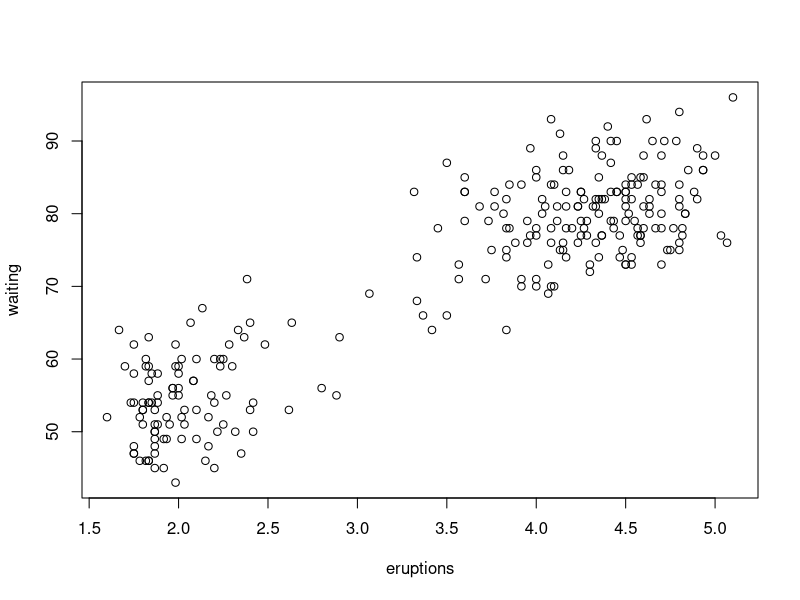
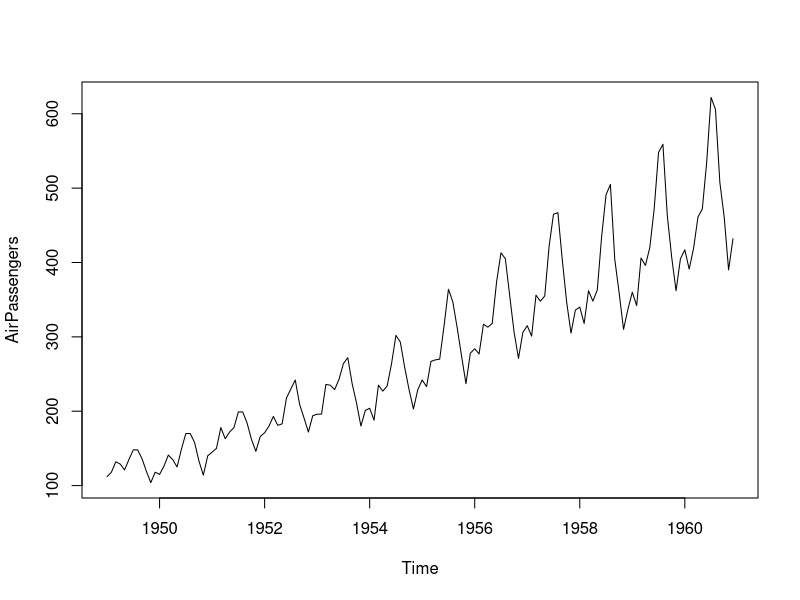
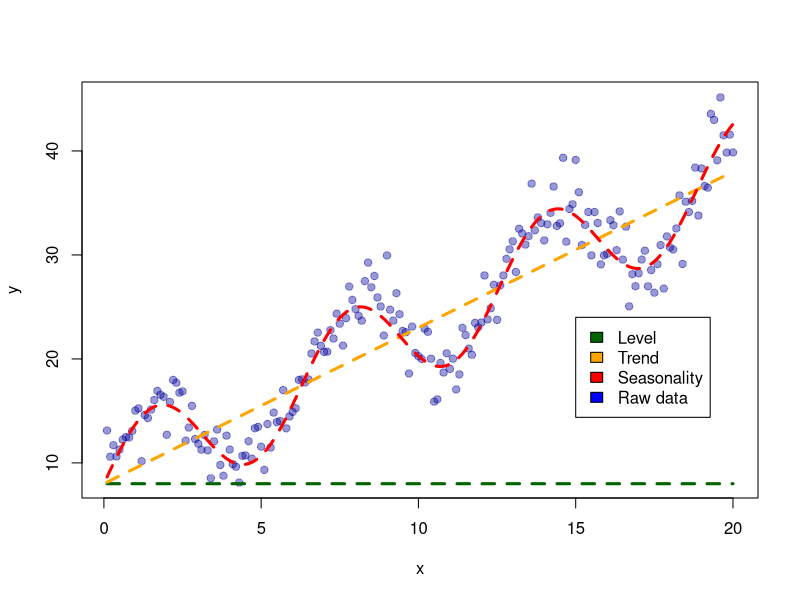
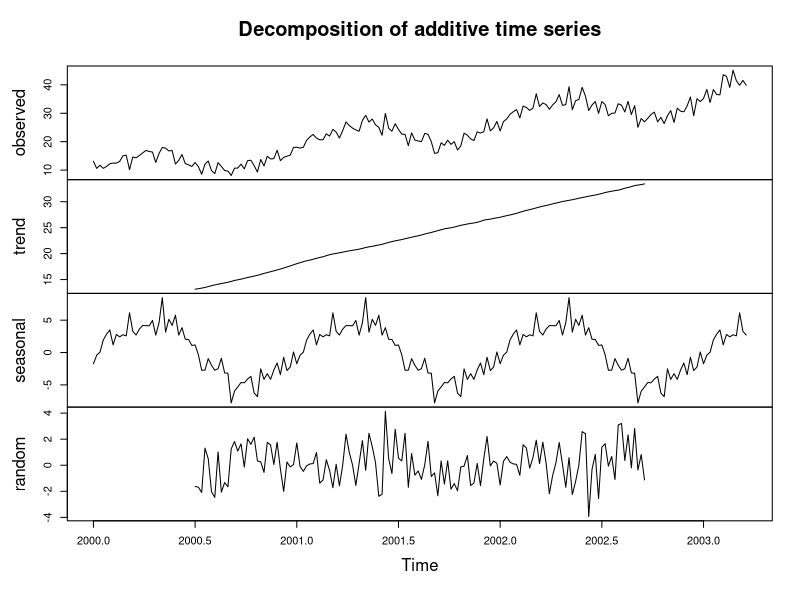
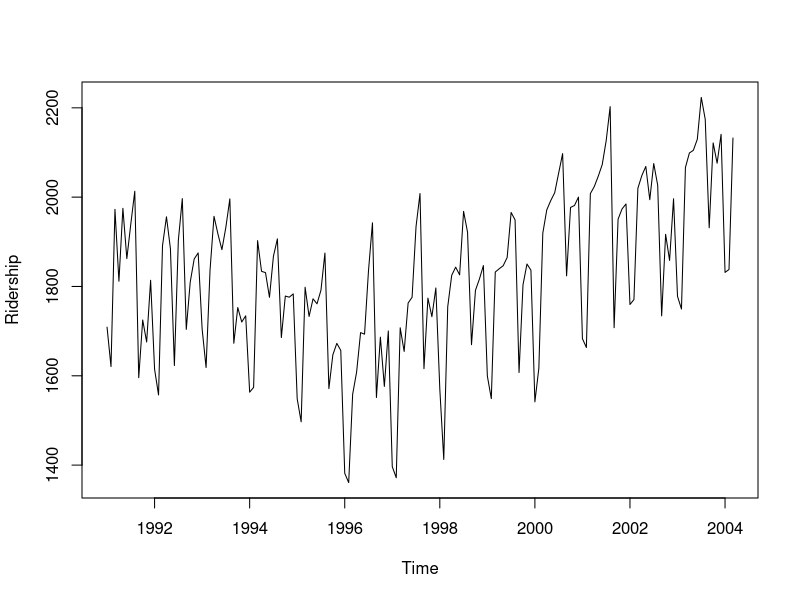
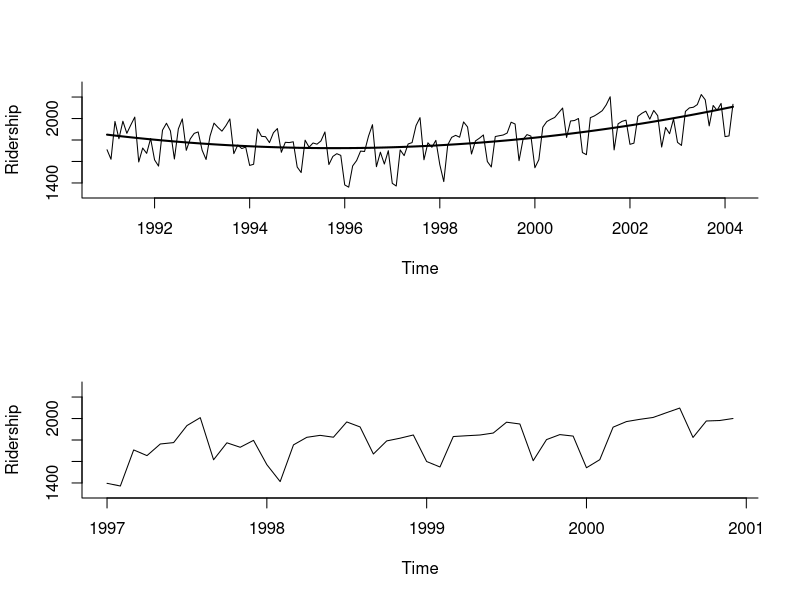
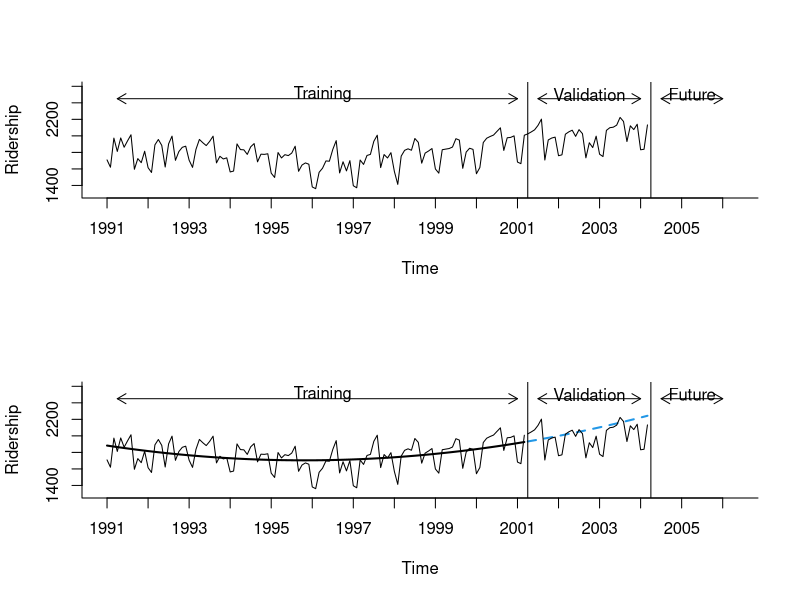
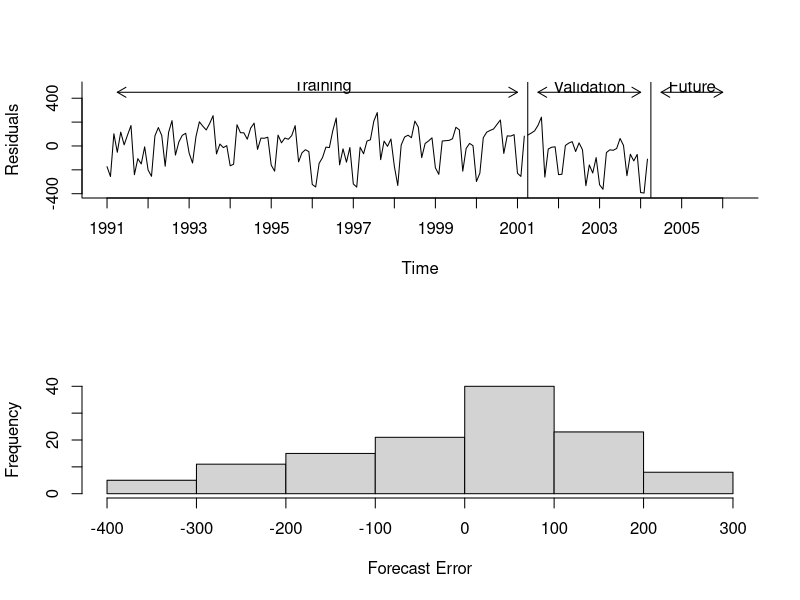

The R source for these figures, in order:
## ---- chunk 1
plot(faithful)
plot(AirPassengers)

## ---- chunk 2
x = c(1:200)/10
y = 1.5*x + 8 + 5*sin(x)+rnorm(200,0,2)
plot(x,y,pch=19,col="#00009966")
lines(x,0*x +8,lwd=3,col="darkgreen",lty=2)
lines(x,1.5*x+8,lwd=3,col="orange",lty=2)
lines(x,1.5*x+8+5*sin(x),lwd=3,col="red",lty=2)
legend(15,24,c("Level","Trend","Seasonality","Raw data"),fill=c("darkgreen","orange","red","blue"))

ts = ts(y,start=c(2000,1),frequency=62)

## ---- chunk 3
plot(decompose(ts))
## ---- chunk 4
Amtrak.data <- read.csv("Amtrak.csv")
ridership.ts <- ts(Amtrak.data$Ridership,start=c(1991,1),end=c(2004,3),freq=12)

plot(ridership.ts,  xlab="Time", ylab="Ridership")

## ---- chunk 5

library(forecast)

Amtrak.data <- read.csv("Amtrak.csv")
ridership.ts <- ts(Amtrak.data$Ridership, start = c(1991,1), end = c(2004, 3), freq = 12)
ridership.lm <- tslm(ridership.ts ~ trend + I(trend^2))

# Figure 2-4

par(mfrow = c(2, 1))
plot(ridership.ts, xlab = "Time", ylab = "Ridership", ylim = c(1300, 2300), bty = "l")
lines(ridership.lm$fitted, lwd = 2)
ridership.ts.zoom <- window(ridership.ts, start = c(1997, 1), end = c(2000, 12))
plot(ridership.ts.zoom, xlab = "Time", ylab = "Ridership", ylim = c(1300, 2300), bty = "l")
## ---- chunk 6
library(forecast)

Amtrak.data <- read.csv("Amtrak.csv")
ridership.ts <- ts(Amtrak.data$Ridership, start = c(1991, 1), end = c(2004, 3), freq = 12)

# Figure 3-1
plot(ridership.ts, ylim = c(1300, 2600),  ylab = "Ridership", xlab = "Time", bty = "l", xaxt = "n", xlim = c(1991,2006.25))
axis(1, at = seq(1991, 2006, 1), labels = format(seq(1991, 2006, 1), digits = 2))
lines(c(2004.25 - 3 , 2004.25 - 3), c(0, 3500))
lines(c(2004.25, 2004.25), c(0, 3500))
text(1996.25, 2500, "Training")
text(2002.75, 2500, "Validation")
text(2005.25, 2500, "Future")
arrows(2004 - 3,2450,1991.25,2450,code=3,length=0.1,lwd=1,angle=30)
arrows(2004.5 - 3,2450,2004,2450,code=3,length=0.1,lwd=1,angle=30)
arrows(2004.5,2450,2006,2450,code=3,length=0.1,lwd=1,angle=30)
## ---- chunk 7

library(forecast)
Amtrak.data <- read.csv("Amtrak.csv")
ridership.ts <- ts(Amtrak.data$Ridership, start = c(1991, 1), end = c(2004, 3), freq = 12)

stepsAhead <- 36
nTrain <- length(ridership.ts) - stepsAhead
train.ts <- window(ridership.ts, start = c(1991, 1), end = c(1991, nTrain))
valid.ts <- window(ridership.ts, start = c(1991, nTrain + 1), end = c(1991, nTrain + stepsAhead))
ridership.lm <-  tslm(train.ts ~ trend + I(trend^2))
ridership.lm.pred <- forecast(ridership.lm, h = stepsAhead, level = 0)

# Figure 3-2
plot(ridership.lm.pred, ylim = c(1300, 2600),  ylab = "Ridership", xlab = "Time", bty = "l", xaxt = "n", xlim = c(1991,2006.25), main = "", flty = 2)
axis(1, at = seq(1991, 2006, 1), labels = format(seq(1991, 2006, 1))) 
lines(ridership.lm$fitted, lwd = 2)
lines(valid.ts)
lines(c(2004.25 - 3, 2004.25 - 3), c(0, 3500)) 
lines(c(2004.25, 2004.25), c(0, 3500))
text(1996.25, 2500, "Training")
text(2002.75, 2500, "Validation")
text(2005.25, 2500, "Future")
arrows(2004 - 3, 2450, 1991.25, 2450, code = 3, length = 0.1, lwd = 1,angle = 30)
arrows(2004.5 - 3, 2450, 2004, 2450, code = 3, length = 0.1, lwd = 1,angle = 30)
arrows(2004.5, 2450, 2006, 2450, code = 3, length = 0.1, lwd = 1, angle = 30)

## ---- chunk 8

library(forecast)

Amtrak.data <- read.csv("Amtrak.csv")
ridership.ts <- ts(Amtrak.data$Ridership, start = c(1991, 1), end = c(2004, 3), freq = 12)

stepsAhead <- 36
nTrain <- length(ridership.ts) - stepsAhead
train.ts <- window(ridership.ts, start = c(1991, 1), end = c(1991, nTrain))
valid.ts <- window(ridership.ts, start = c(1991, nTrain + 1), end = c(1991, nTrain + stepsAhead))
ridership.lm <-  tslm(train.ts ~ trend + I(trend^2))
ridership.lm.pred <- forecast(ridership.lm, h = stepsAhead, level = 0)

# Figure 3-3
plot(ridership.lm.pred$residuals, ylim = c(-400, 500),  ylab = "Residuals", xlab = "Time", bty = "l", xaxt = "n", xlim = c(1991,2006.25), main = "")
axis(1, at = seq(1991, 2006, 1), labels = format(seq(1991, 2006, 1)))
lines(valid.ts - ridership.lm.pred$mean, lwd = 1)
lines(c(2004.25 - 3, 2004.25 - 3), c(-500, 3500))
lines(c(2004.25, 2004.25), c(-500, 3500))
text(1996.25, 500, "Training")
text(2002.75, 500, "Validation")
text(2005.25, 500, "Future")
arrows(2004 - 3, 450, 1991.25, 450, code = 3, length = 0.1, lwd = 1,angle = 30)
arrows(2004.5 - 3, 450, 2004, 450, code = 3, length = 0.1, lwd = 1,angle = 30)
arrows(2004.5, 450, 2006, 450, code = 3, length = 0.1, lwd = 1, angle = 30)
## ---- chunk 9

library(forecast)

Amtrak.data <- read.csv("Amtrak.csv")
ridership.ts <- ts(Amtrak.data$Ridership, start = c(1991, 1), end = c(2004, 3), freq = 12)

stepsAhead <- 36
nTrain <- length(ridership.ts) - stepsAhead
train.ts <- window(ridership.ts, start = c(1991, 1), end = c(1991, nTrain))
valid.ts <- window(ridership.ts, start = c(1991, nTrain + 1), end = c(1991, nTrain + stepsAhead))
ridership.lm <-  tslm(train.ts ~ trend + I(trend^2))
ridership.lm.pred <- forecast(ridership.lm, h = stepsAhead, level = 0)
names(ridership.lm.pred)

# Figure 3-4
hist(ridership.lm.pred$residuals,  ylab = "Frequency", xlab = "Forecast Error", bty = "l", main = "")
## ---- chunk 10

library(forecast)

Amtrak.data <- read.csv("Amtrak.csv")
ridership.ts <- ts(Amtrak.data$Ridership, start = c(1991, 1), end = c(2004, 3), freq = 12)

nValid <- 36
nTrain <- length(ridership.ts) - nValid
train.ts <- window(ridership.ts, start = c(1991, 1), end = c(1991, nTrain))
valid.ts <- window(ridership.ts, start = c(1991, nTrain + 1), end = c(1991, nTrain + nValid))
ridership.lm <-  tslm(train.ts ~ trend + I(trend^2))
ridership.lm.pred <- forecast(ridership.lm, h = nValid, level = 95)

# Figure 3-5
plot(ridership.lm.pred, ylim = c(1300, 2600),  ylab = "Ridership", xlab = "Time", bty = "l", xaxt = "n", xlim = c(1991,2006.25), main = "", flty = 2)
axis(1, at = seq(1991, 2006, 1), labels = format(seq(1991, 2006, 1)))
lines(ridership.lm$fitted, lwd = 2)
lines(valid.ts)
lines(c(2004.25 - 3, 2004.25 - 3), c(0, 3500)) 
lines(c(2004.25, 2004.25), c(0, 3500))
text(1996.25, 2500, "Training")
text(2002.75, 2500, "Validation")
text(2005.25, 2500, "Future")
arrows(2004 - 3, 2450, 1991.25, 2450, code = 3, length = 0.1, lwd = 1,angle = 30)
arrows(2004.5 - 3, 2450, 2004, 2450, code = 3, length = 0.1, lwd = 1,angle = 30)
arrows(2004.5, 2450, 2006, 2450, code = 3, length = 0.1, lwd = 1, angle = 30)
## ---- chunk 11
library(forecast)

Amtrak.data <- read.csv("Amtrak.csv")
ridership.ts <- ts(Amtrak.data$Ridership, start = c(1991, 1), end = c(2004, 3), freq = 12)

stepsAhead <- 36
nTrain <- length(ridership.ts) - stepsAhead
train.ts <- window(ridership.ts, start = c(1991, 1), end = c(1991, nTrain))
valid.ts <- window(ridership.ts, start = c(1991, nTrain + 1), end = c(1991, nTrain + stepsAhead))
ridership.lm <-  tslm(train.ts ~ trend + I(trend^2))
ridership.lm.pred <- forecast(ridership.lm, h = stepsAhead, level = 0)
names(ridership.lm.pred)

# Figure 3-4
hist(ridership.lm.pred$residuals,  ylab = "Frequency", xlab = "Forecast Error", bty = "l", main = "")
## ---- chunk 12
library(forecast)

Amtrak.data <- read.csv("Amtrak.csv")
ridership.ts <- ts(Amtrak.data$Ridership, start = c(1991, 1), end = c(2004, 3), freq = 12)

nValid <- 36
nTrain <- length(ridership.ts) - nValid
train.ts <- window(ridership.ts, start = c(1991, 1), end = c(1991, nTrain))
valid.ts <- window(ridership.ts, start = c(1991, nTrain + 1), end = c(1991, nTrain + nValid))
ridership.lm <-  tslm(train.ts ~ trend + I(trend^2))
ridership.lm.pred <- forecast(ridership.lm, h = nValid, level = 95)

# Figure 3-5
plot(ridership.lm.pred, ylim = c(1300, 2600),  ylab = "Ridership", xlab = "Time", bty = "l", xaxt = "n", xlim = c(1991,2006.25), main = "", flty = 2)
axis(1, at = seq(1991, 2006, 1), labels = format(seq(1991, 2006, 1)))
lines(ridership.lm$fitted, lwd = 2)
lines(valid.ts)
lines(c(2004.25 - 3, 2004.25 - 3), c(0, 3500)) 
lines(c(2004.25, 2004.25), c(0, 3500))
text(1996.25, 2500, "Training")
text(2002.75, 2500, "Validation")
text(2005.25, 2500, "Future")
arrows(2004 - 3, 2450, 1991.25, 2450, code = 3, length = 0.1, lwd = 1,angle = 30)
arrows(2004.5 - 3, 2450, 2004, 2450, code = 3, length = 0.1, lwd = 1,angle = 30)
arrows(2004.5, 2450, 2006, 2450, code = 3, length = 0.1, lwd = 1, angle = 30)
## ---- chunk 13
library(forecast)

Amtrak.data <- read.csv("Amtrak.csv")
ridership.ts <- ts(Amtrak.data$Ridership, start = c(1991, 1), end = c(2004, 3), freq = 12)

fixed.nValid <- 36
fixed.nTrain <- length(ridership.ts) - fixed.nValid
train.ts <- window(ridership.ts, start = c(1991, 1), end = c(1991, fixed.nTrain))
valid.ts <- window(ridership.ts, start = c(1991, fixed.nTrain + 1), end = c(1991, fixed.nTrain + fixed.nValid))
naive.fixed <- naive(train.ts, h = fixed.nValid)
naive.roll <- ts(Amtrak.data$Ridership[fixed.nTrain:(fixed.nTrain + fixed.nValid - 1)], start = c(1991, fixed.nTrain + 1), end = c(1991, fixed.nTrain + fixed.nValid), freq = 12)

# Figure 3-6
plot(train.ts, ylim = c(1300, 2600),  ylab = "Ridership", xlab = "Time", bty = "l", xaxt = "n", xlim = c(1991,2006.25), main = "")
axis(1, at = seq(1991, 2006, 1), labels = format(seq(1991, 2006, 1)))
lines(naive.fixed$mean, lwd = 2, col = "cyan", lty = 2)
lines(naive.roll, lwd = 2, col = "blue", lty = 2)
lines(valid.ts)
lines(c(2004.25 - 3, 2004.25 - 3), c(0, 3500)) 
lines(c(2004.25, 2004.25), c(0, 3500))
text(1996.25, 2500, "Training")
text(2002.75, 2500, "Validation")
text(2005.25, 2500, "Future")
arrows(2004 - 3, 2450, 1991.25, 2450, code = 3, length = 0.1, lwd = 1,angle = 30)
arrows(2004.5 - 3, 2450, 2004, 2450, code = 3, length = 0.1, lwd = 1,angle = 30)
arrows(2004.5, 2450, 2006, 2450, code = 3, length = 0.1, lwd = 1, angle = 30)
## ---- chunk 14
library(forecast) 

tumblr.data <- read.csv("Tumblr.csv")
people.ts <- ts(tumblr.data$People.Worldwide) / 1000000

# Run three exponential smoothing models: AAN, MMN, and MMdN.
# MMN stands for Multiplicative error, Multiplicative trend, and No seasonality. MMdN stands for Multiplicative error, Multiplicative damped trend, and No seasonality.
people.ets.AAN <- ets(people.ts, model = "AAN")
people.ets.MMN <- ets(people.ts, model = "MMN", damped = FALSE)
people.ets.MMdN <- ets(people.ts, model = "MMN", damped = TRUE)

# Create their prediction "cones" for 115 months into the future (Jun 2013 to Dec 2022).
people.ets.AAN.pred <- forecast(people.ets.AAN, h = 115, level = c(0.2, 0.4, 0.6, 0.8))
people.ets.MMN.pred <- forecast(people.ets.MMN, h = 115, level = c(0.2, 0.4, 0.6, 0.8))
people.ets.MMdN.pred <- forecast(people.ets.MMdN, h = 115, level = c(0.2, 0.4, 0.6, 0.8))

# Compare the three models' "forecast cones" visually.

par(mfrow = c(1, 3)) # This command sets the plot window to show 1 row of 3 plots.
plot(people.ets.AAN.pred, xlab = "Month", ylab = "People (in millions)", ylim = c(0, 1000))
plot(people.ets.MMN.pred, xlab = "Month", ylab="People (in millions)", ylim = c(0, 1000))
plot(people.ets.MMdN.pred, xlab = "Month", ylab="People (in millions)", ylim = c(0, 1000))

# Examine the lower and upper limits of the MMN model's prediction cones.
people.ets.MMN.pred$lower 
## ---- chunk 15
library(forecast)
library(zoo)

Amtrak.data <- read.csv("Amtrak.csv")
ridership.ts <- ts(Amtrak.data$Ridership, start = c(1991, 1), end = c(2004, 3), freq = 12)

ma.trailing <- rollmean(ridership.ts, k = 12, align = "right")
ma.centered <- ma(ridership.ts, order = 12)

# Figure 5-2
plot(ridership.ts, ylim = c(1300, 2200),  ylab = "Ridership", xlab = "Time", bty = "l", xaxt = "n", 
     xlim = c(1991,2004.25), main = "")
axis(1, at = seq(1991, 2004.25, 1), labels = format(seq(1991, 2004.25, 1)))
lines(ma.centered, lwd = 2)
lines(ma.trailing, lwd = 2, lty = 2)
legend(1994,2200, c("Ridership","Centered Moving Average", "Trailing Moving Average"), lty=c(1,1,2), lwd=c(1,2,2), bty = "n")  
## ---- chunk 16
library(forecast)
library(zoo)

Amtrak.data <- read.csv("Amtrak.csv")
ridership.ts <- ts(Amtrak.data$Ridership, start = c(1991, 1), end = c(2004, 3), freq = 12)

nValid <- 36
nTrain <- length(ridership.ts) - nValid
train.ts <- window(ridership.ts, start = c(1991, 1), end = c(1991, nTrain))
valid.ts <- window(ridership.ts, start = c(1991, nTrain + 1), end = c(1991, nTrain + nValid))
ma.trailing <- rollmean(train.ts, k = 12, align = "right")
last.ma <- tail(ma.trailing, 1)
ma.trailing.pred <- ts(rep(last.ma, nValid), start = c(1991, nTrain + 1), end = c(1991, nTrain + nValid), freq = 12)

# Figure 5-3
plot(train.ts, ylim = c(1300, 2600),  ylab = "Ridership", xlab = "Time", bty = "l", xaxt = "n", xlim = c(1991,2006.25), main = "")
axis(1, at = seq(1991, 2006, 1), labels = format(seq(1991, 2006, 1)))
lines(ma.trailing, lwd = 2) 
lines(ma.trailing.pred, lwd = 2, col = "blue", lty = 2) 
lines(valid.ts)
lines(c(2004.25 - 3, 2004.25 - 3), c(0, 3500)) 
lines(c(2004.25, 2004.25), c(0, 3500))
text(1996.25, 2500, "Training")
text(2002.75, 2500, "Validation")
text(2005.25, 2500, "Future")
arrows(2004 - 3, 2450, 1991.25, 2450, code = 3, length = 0.1, lwd = 1,angle = 30)
arrows(2004.5 - 3, 2450, 2004, 2450, code = 3, length = 0.1, lwd = 1,angle = 30)
arrows(2004.5, 2450, 2006, 2450, code = 3, length = 0.1, lwd = 1, angle = 30)
## ---- chunk 17

library(forecast)
library(zoo)

Amtrak.data <- read.csv("Amtrak.csv")
ridership.ts <- ts(Amtrak.data$Ridership, start = c(1991, 1), end = c(2004, 3), freq = 12)

# Figure 5-4
par(mfrow = c(2,2))
plot(ridership.ts, ylab = "Ridership", xlab = "Time", bty = "l", xlim = c(1991,2004.25), main = "Ridership")
plot(diff(ridership.ts, lag = 12), ylab = "Lag-12", xlab = "Time", bty = "l", xlim = c(1991,2004.25), main = "Lag-12 Difference")
plot(diff(ridership.ts, lag = 1), ylab = "Lag-1", xlab = "Time", bty = "l", xlim = c(1991,2004.25), main = "Lag-1 Difference")
plot(diff(diff(ridership.ts, lag = 12), lag = 1), ylab = "Lag-12, then Lag-1", xlab = "Time", bty = "l", xlim = c(1991,2004.25), main = "Twice-Differenced (Lag-12, Lag-1)")
dev.off()

ridership.deseasonalized <- diff(ridership.ts, lag = 12)
summary(tslm(ridership.deseasonalized ~ trend))

## ---- chunk 18
library(forecast)
library(zoo)

Amtrak.data <- read.csv("Amtrak.csv")
ridership.ts <- ts(Amtrak.data$Ridership, start = c(1991, 1), end = c(2004, 3), freq = 12)

nValid <- 36
nTrain <- length(ridership.ts) - nValid
train.ts <- window(ridership.ts, start = c(1991, 1), end = c(1991, nTrain))
valid.ts <- window(ridership.ts, start = c(1991, nTrain + 1), end = c(1991, nTrain + nValid))

hwin <- ets(train.ts, model = "MAA")
hwin.pred <- forecast(hwin, h = nValid, level = 0)

# Figure 5.6
plot(hwin.pred, ylim = c(1300, 2600),  ylab = "Ridership", xlab = "Time", bty = "l", xaxt = "n", xlim = c(1991,2006.25), main = "", flty = 2)
axis(1, at = seq(1991, 2006, 1), labels = format(seq(1991, 2006, 1)))
lines(hwin.pred$fitted, lwd = 2, col = "blue")
lines(valid.ts)
lines(c(2004.25 - 3, 2004.25 - 3), c(0, 3500)) 
lines(c(2004.25, 2004.25), c(0, 3500))
text(1996.25, 2500, "Training")
text(2002.75, 2500, "Validation")
text(2005.25, 2500, "Future")
arrows(2004 - 3, 2450, 1991.25, 2450, code = 3, length = 0.1, lwd = 1,angle = 30)
arrows(2004.5 - 3, 2450, 2004, 2450, code = 3, length = 0.1, lwd = 1,angle = 30)
arrows(2004.5, 2450, 2006, 2450, code = 3, length = 0.1, lwd = 1, angle = 30)

# Table 5.2
hwin
hwin$states[1, ]  # Initial states
hwin$states[nrow(hwin$states), ]  # Final states
hwin$states

# Table 5.4
ets.opt <- ets(train.ts, restrict = FALSE, allow.multiplicative.trend = TRUE)

# Table 5.5
ets.opt.pred <- forecast(ets.opt, h = nValid, level = 0)
plot(ets.opt.pred)
accuracy(hwin.pred, valid.ts)
accuracy(ets.opt.pred, valid.ts)

## ---- chunk 19
library(forecast)
library(zoo)

Amtrak.data <- read.csv("Amtrak.csv")
ridership.ts <- ts(Amtrak.data$Ridership, start = c(1991, 1), end = c(2004, 3), freq = 12)

# Figure 5-4
par(mfrow = c(2,2))
plot(ridership.ts, ylab = "Ridership", xlab = "Time", bty = "l", xlim = c(1991,2004.25), main = "Ridership")
plot(diff(ridership.ts, lag = 12), ylab = "Lag-12", xlab = "Time", bty = "l", xlim = c(1991,2004.25), main = "Lag-12 Difference")
plot(diff(ridership.ts, lag = 1), ylab = "Lag-1", xlab = "Time", bty = "l", xlim = c(1991,2004.25), main = "Lag-1 Difference")
plot(diff(diff(ridership.ts, lag = 12), lag = 1), ylab = "Lag-12, then Lag-1", xlab = "Time", bty = "l", xlim = c(1991,2004.25), main = "Twice-Differenced (Lag-12, Lag-1)")

                             ridership.deseasonalized <- diff(ridership.ts, lag = 12)
summary(tslm(ridership.deseasonalized ~ trend))
                                 
                                 
## ---- chunk 20
library(forecast)
library(zoo)

Amtrak.data <- read.csv("Amtrak.csv")
ridership.ts <- ts(Amtrak.data$Ridership, start = c(1991, 1), end = c(2004, 3), freq = 12)

nValid <- 36
nTrain <- length(ridership.ts) - nValid
train.ts <- window(ridership.ts, start = c(1991, 1), end = c(1991, nTrain))
valid.ts <- window(ridership.ts, start = c(1991, nTrain + 1), end = c(1991, nTrain + nValid))

train.lm.trend.season <- tslm(train.ts ~ trend + I(trend^2) + season)
train.lm.trend.season.pred <- forecast(train.lm.trend.season, h = nValid, level = 0)

# Table 6-4
summary(train.lm.trend.season)

# Figure 6-7
par(mfrow = c(2,1))
plot(train.lm.trend.season.pred, ylim = c(1300, 2625),  ylab = "Ridership", xlab = "Time", bty = "l", xaxt = "n", xlim = c(1991,2006.25), main = "", flty = 2)
axis(1, at = seq(1991, 2006, 1), labels = format(seq(1991, 2006, 1)))
lines(train.lm.trend.season.pred$fitted, lwd = 2, col = "blue")
lines(valid.ts)
lines(c(2004.25 - 3, 2004.25 - 3), c(0, 3500)) 
lines(c(2004.25, 2004.25), c(0, 3500))
text(1996.25, 2600, "Training")
text(2002.75, 2600, "Validation")
text(2005.25, 2600, "Future")
arrows(2004 - 3, 2450, 1991.25, 2450, code = 3, length = 0.1, lwd = 1,angle = 30)
arrows(2004.5 - 3, 2450, 2004, 2450, code = 3, length = 0.1, lwd = 1,angle = 30)
arrows(2004.5, 2450, 2006, 2450, code = 3, length = 0.1, lwd = 1, angle = 30)
## ---- chunk 21
a1 = -0.000652141
a2 = 0.100174
a3 = 0.0537469
a4 = 0.230219
a5 = 0.0357811
 
a = 0.00724636
b = 0.0677452
x= 1:150
x2 = x*x
x3 = x*x*x

yy = (a1*x3 + a2*x2 + a3*x +a4)*exp(-a5*x)

y = a*x3*exp(-b*x)
y1 = as.integer(y* runif(length(y),0.85,1.15))
y0 = y1[46:100]
x0 = x[46:100]
lm = lm(y0 ~ x0)
xx = summary(lm)
coef = xx$coefficients
y00 = y1[1:45]
x00 = x[1:45]
lm2 = lm(y00 ~ x00)
xxx = summary(lm2)
coef2 = xxx$coefficients

plot(x,y1,pch=19,
     col="#0000ff99",
     xlab="Days after transplanting",
     ylab="Mulberry yield",
     main="Berry yield after transplant",cex=0.5)
## ---- chunk 22
plot(x,y1,pch=19,
     col="#0000ff99",
     xlab="Days after transplanting",
     ylab="Mulberry yield",
     main="Berry yield after transplant",cex=0.5)
l1 = 1.04*x - 6
l2 = 53-0.45*x 
l0 = c(l1[1:40],l2[41:150])
lines(x,l0,lwd=2,col="green")
lines(x,y,lwd=2,col="red")
## ---- chunk 23
a1 = -0.000652141
a2 = 0.100174
a3 = 0.0537469
a4 = 0.230219
a5 = 0.0357811
 
a = 0.00724636
b = 0.0677452
x= 1:150
x2 = x*x
x3 = x*x*x

yy = (a1*x3 + a2*x2 + a3*x +a4)*exp(-a5*x)

y = a*x3*exp(-b*x)
y1 = as.integer(y* runif(length(y),0.85,1.15))
y0 = y1[46:100]
x0 = x[46:100]
lm = lm(y0 ~ x0)
xx = summary(lm)
coef = xx$coefficients
y00 = y1[1:45]
x00 = x[1:45]
lm2 = lm(y00 ~ x00)
xxx = summary(lm2)
coef2 = xxx$coefficients

plot(x,y1,pch=".",
     col="#0000ff33",
     xlab="Days after transplanting",ylim=c(0,40),
     ylab="Mulberry yield",
     main="Berry yield after transplant",cex=0.5)



coef =  xx$coefficients

yh = (coef[1] + (6*coef[3])) + (coef[2] - (4*coef[4])) * x

yl = (coef[1] - (6* coef[3])) + (coef[2] + (3*coef[4]))* x


yyl = (coef2[1] - (3* coef2[3])) + (coef2[2] - (3*coef2[4]))* x

yyh = (coef2[1] + (4*coef2[3])) + (coef2[2] + (4*coef2[4])) * x

ym = coef[1] + (coef[2] * x)

yym = coef2[1] + (coef2[2] * x)



polygon(c(x[1:43],x[48:100],rev(c(x[1:43],x[48:100]))),c(yyh[1:43],yh[48:100],rev(c(yyl[1:43],yl[48:100]))),col="#FFCCCCCC",border="#FF9999")


lines(x,y,col="red",lty=3,lwd=2)
abline(lm,col="darkgreen",lwd=2,lty=3)

abline(lm2,col="darkgreen",lwd=2,lty=3)
y3 = c(predict(lm2),predict(lm))
points(x,y1,col="#9999FF",pch=19)
# points(x,y3,col="#99FFFF20",pch=19)


## ---- chunk 24
cm = cbind(3:100,as.integer(y1),as.integer(ym),as.integer(y))
colnames(cm) = c("Days", "RawData","Linear","Surge") # Polynomial #Polynomial Surge
cm = rbind(cm,
  c(98,"Sum", sum(cm[,3]),
    sum(cm[,4])),
  c(98,"MAD",
round(sum(abs(cm[,1] - cm[,3])/98),1),
round(sum(abs(cm[,1] - cm[,4])/98),1)))

knitr::kable(cm)

